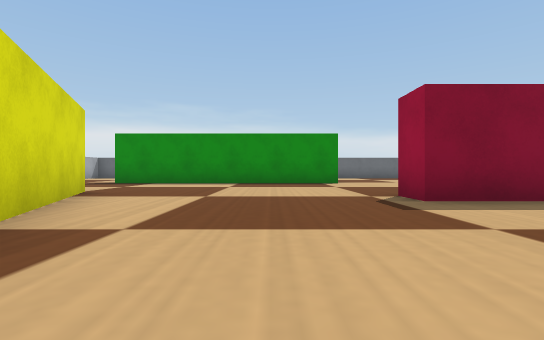
View 1 (above)

16 first-person views from a walk through a robot-simulator world made for Webots. The camera is 0.04 m above the floor, looks level and sees 85° across. The floor is counted in squares, 0.1 m on a side. Each view is taken from the middle of a square. On the plan, view 1 faces up. The plan holds only what a view shows up to about 9 squares ahead; the rest is blank. Robots are left out. Webots' stock objects and surfaces are drawn as simple stand-ins.

View 2
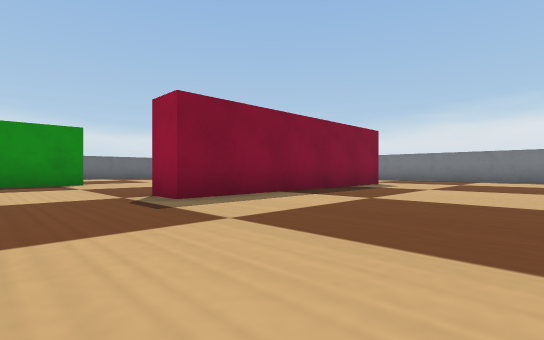

View 3
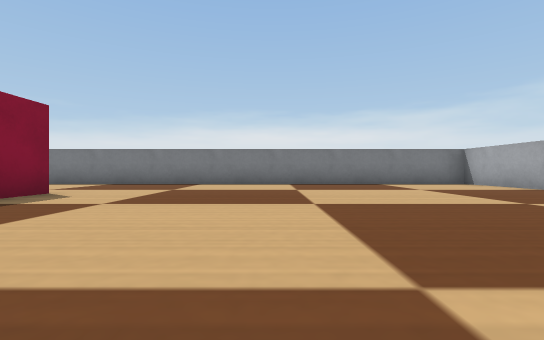

View 4
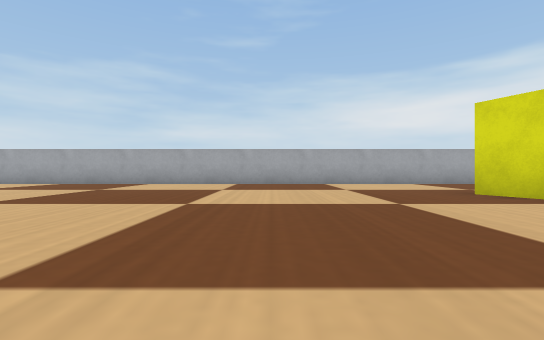

View 5
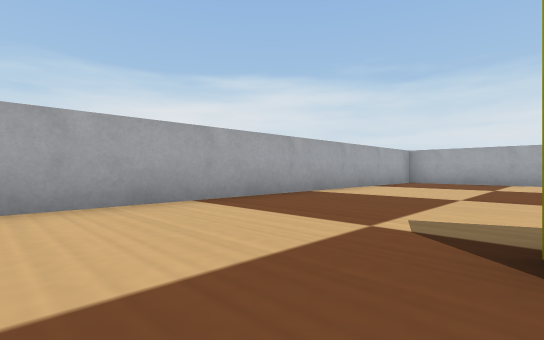

View 6
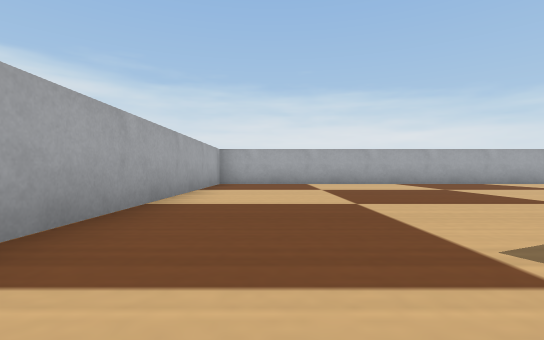

View 7
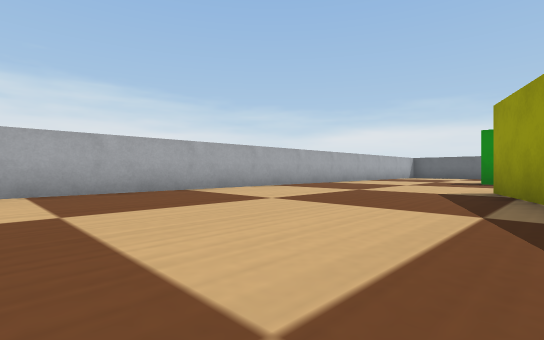

View 8
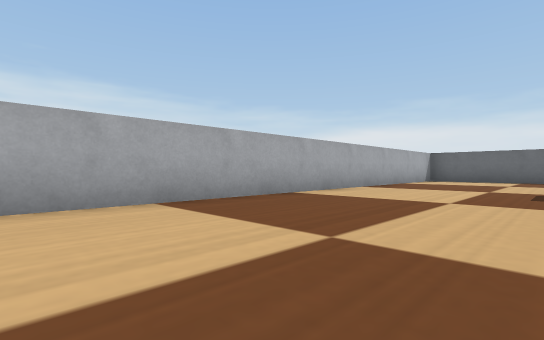

View 9
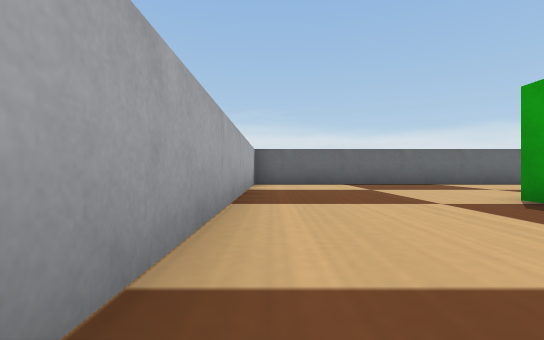

View 10
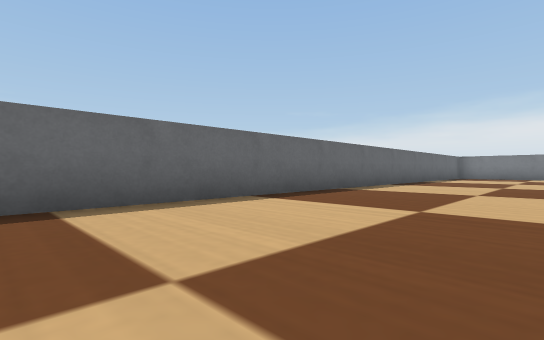

View 11
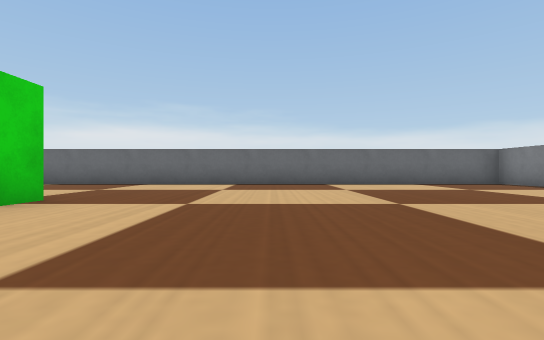

View 12
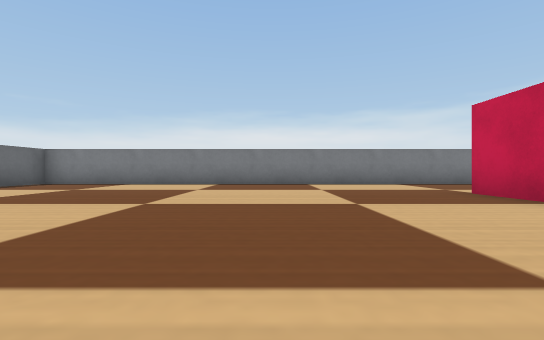

View 13
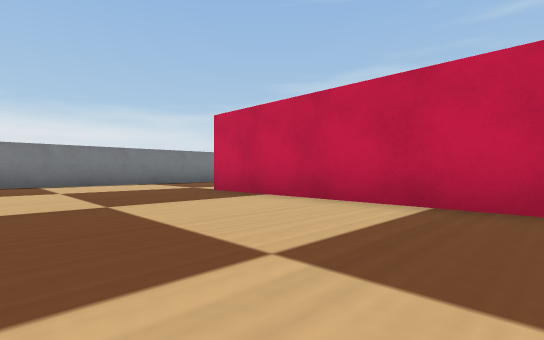

View 14
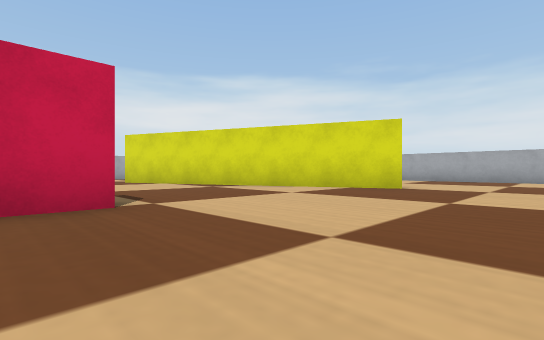

View 15
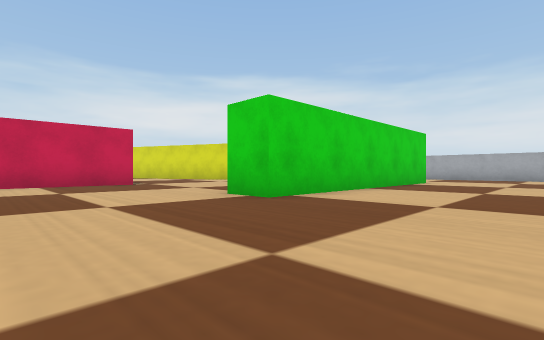

View 16
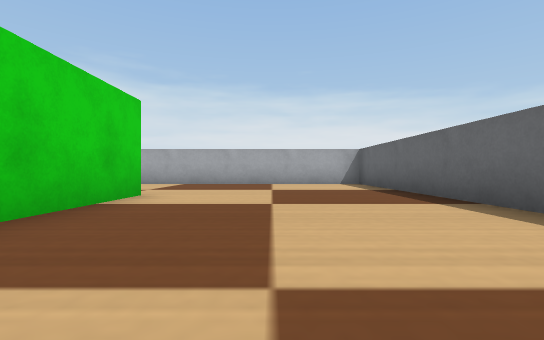

### Floor plan
Points are (right, up) in squares from view 1. A wall is a line through its corners. A room is listed if a view was taken in it or the views show most of it. See-through windows are left out.
Room 1 (views 1, 2, 3, 4, 5, 6, 7, 8, 9, 10, 11, 12, 13, 14, 15, 16)
walls: (-3.2, 3.5) (-3.9, 5.4); (-3.5, 5.5) (-0.3, -1.9); (8.1, 3.8) (2, 3.8) (2, 4.6) (8.1, 4.6); (-4.7, 9.5) (-4.7, 9.9) (2, 9.9) (2, 8.9) (-4.8, 8.9); (11.5, 14.5) (-8.5, 14.5) (-8.5, -5.5) (11.5, -5.5) (11.5, 14.5)

Where each view was taken, in squares from view 1:
view 1: 0 up, 0 right, facing up
view 2: 0 up, 0 right, facing up-right
view 3: 0 up, 3 right, facing right
view 4: 3 up, 3 right, facing down
view 5: 2 down, 1 right, facing down-left
view 6: 4 down, 0 right, facing left
view 7: 1 down, 3 left, facing up-left
view 8: 3 up, 5 left, facing up-left
view 9: 6 up, 8 left, facing up
view 10: 11 up, 4 left, facing up-right
view 11: 6 up, 5 right, facing up
view 12: 8 up, 3 right, facing right
view 13: 8 up, 3 right, facing down-right
view 14: 8 up, 3 right, facing down-left
view 15: 13 up, 5 right, facing down-left
view 16: 12 up, 0 right, facing left
